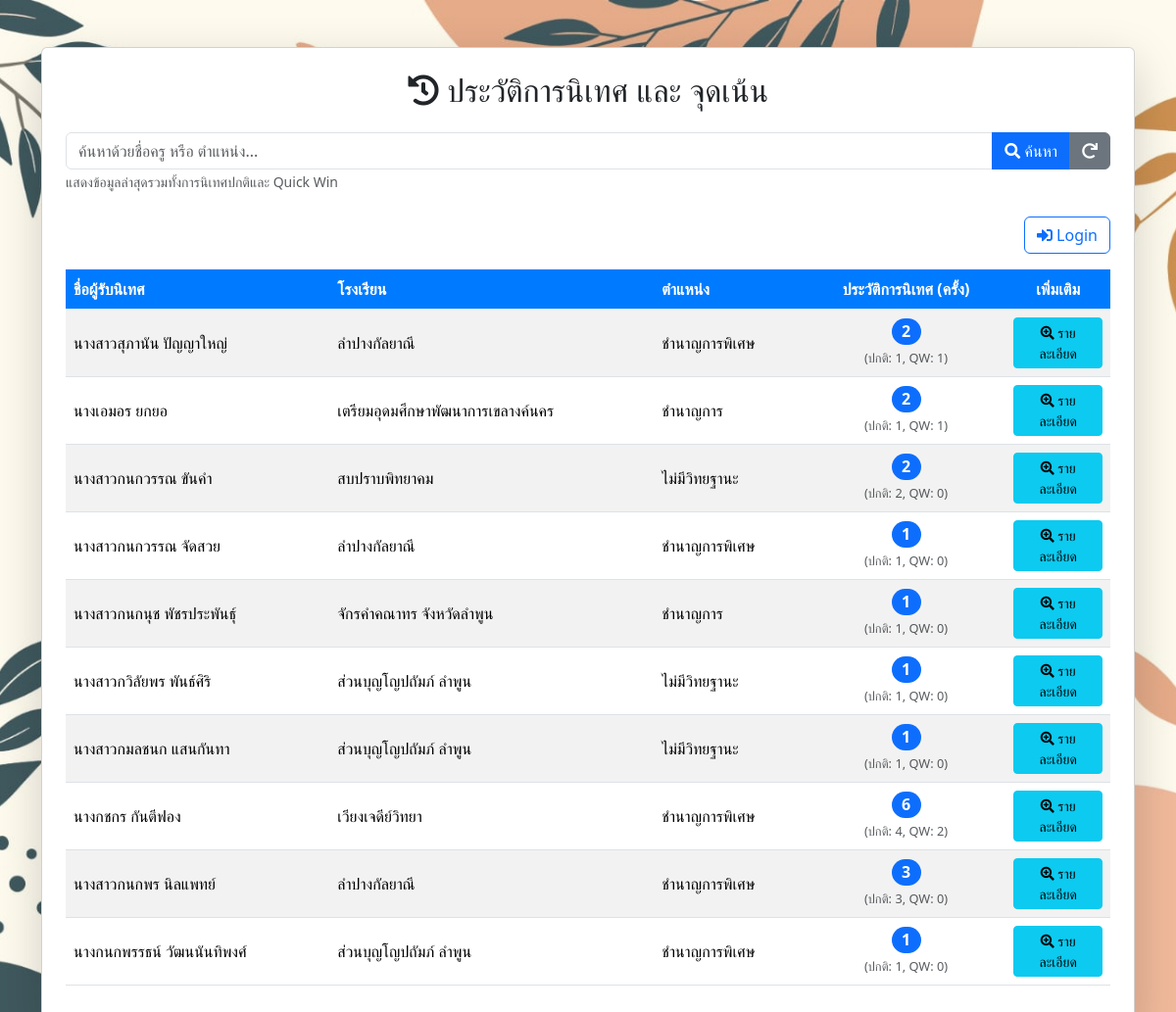
The page /history.php on the database its author committed.
### tables this page shows
CREATE TABLE `teacher` (
  `t_pid` varchar(13) NOT NULL,
  `school_id` int DEFAULT NULL,
  `prefix_id` varchar(3) DEFAULT NULL,
  `PrefixName` varchar(100) DEFAULT NULL,
  `fname` varchar(100) DEFAULT NULL,
  `lname` varchar(100) DEFAULT NULL,
  `adm_rank_id` int DEFAULT NULL,
  `adm_name` varchar(100) DEFAULT NULL,
  `learning_group_id` int DEFAULT NULL,
  `learning_group` varchar(255) DEFAULT NULL,
  `major_subject` varchar(255) DEFAULT NULL
);

CREATE TABLE `school` (
  `school_id` int DEFAULT NULL,
  `SchoolName` varchar(255) DEFAULT NULL,
  `SchoolGroup` int DEFAULT NULL
);

### history.php (the view, shortened to what this page needs)
<?php
require_once 'config/db_connect.php';
$search_name = isset($_GET['search_name']) ? trim($_GET['search_name']) : '';
$results = [];
$sql = "SELECT
            t.t_pid AS teacher_t_pid,
            CONCAT(IFNULL(t.PrefixName,''), t.fname, ' ', t.lname) AS teacher_full_name,
            t.adm_name AS teacher_position,
            s_school.SchoolName AS t_school,
            -- นับจำนวนการนิเทศปกติ
            (SELECT COUNT(*) FROM supervision_sessions WHERE teacher_t_pid = t.t_pid) AS count_normal,
            -- นับจำนวน Quick Win
            (SELECT COUNT(*) FROM quick_win WHERE t_id = t.t_pid) AS count_quickwin,
            -- หาวันที่ล่าสุด (เปรียบเทียบระหว่าง ปกติ กับ Quick Win)
            GREATEST(
                IFNULL((SELECT MAX(supervision_date) FROM supervision_sessions WHERE teacher_t_pid = t.t_pid), '0000-00-00'),
                IFNULL((SELECT MAX(supervision_date) FROM quick_win WHERE t_id = t.t_pid), '0000-00-00')
            ) AS latest_date
        FROM teacher t
        LEFT JOIN school s_school ON t.school_id = s_school.school_id
        WHERE
            -- เงื่อนไข: ต้องมีประวัติอย่างใดอย่างหนึ่ง
            (
                t.t_pid IN (SELECT teacher_t_pid FROM supervision_sessions)
                OR
                t.t_pid IN (SELECT t_id FROM quick_win)
            )
        ";
$sql .= " ORDER BY latest_date DESC";
if (empty($search_name)) {
    $sql .= " LIMIT 10";
}
$stmt = $conn->prepare($sql);
$stmt->execute();
$result = $stmt->get_result();
if ($result->num_rows > 0) {
    while ($row = $result->fetch_assoc()) {
        $results[] = $row;
    }
}
?>
<!DOCTYPE html>
<html lang="th">
<head>
    <link href="https://cdn.jsdelivr.net/npm/bootstrap@5.3.3/dist/css/bootstrap.min.css" rel="stylesheet">
    <link rel="stylesheet" href="https://cdnjs.cloudflare.com/ajax/libs/font-awesome/5.15.4/css/all.min.css">
    <link rel="stylesheet" href="css/styles.css">
</head>
<body>
    <div class="container mt-5">
        <div class="card shadow-lg p-4">
            <h2 class="card-title text-center mb-4">
                <i class="fas fa-history"></i> ประวัติการนิเทศ และ จุดเน้น
            </h2>
            <form method="GET" action="history.php" class="mb-4">
                <div class="input-group">
                    <input type="text" class="form-control" placeholder="ค้นหาด้วยชื่อครู หรือ ตำแหน่ง..." name="search_name" value="<?php echo htmlspecialchars($search_name); ?>">
                    <button class="btn btn-primary" type="submit"><i class="fas fa-search"></i> ค้นหา</button>
                    <a href="history.php" class="btn btn-secondary" title="แสดงรายการทั้งหมด">
                        <i class="fas fa-redo"></i>
                    </a>
                </div>
                <small class="form-text text-muted">แสดงข้อมูลล่าสุดรวมทั้งการนิเทศปกติและ Quick Win</small>
            </form>
            <?php if (isset($_SESSION['is_logged_in']) && $_SESSION['is_logged_in'] === true): ?>
                <div class="d-flex justify-content-end align-items-center mb-3 gap-2">
                    <a href="supervision_start.php" class="btn btn-success">
                        <i class="fas fa-plus-circle"></i> บันทึกการนิเทศ
                    </a>
                    <a href="graphs/satisfaction_dashboard.php" class="btn btn-info">
                        <i class="fas fa-chart-pie"></i> Dashboard
                    </a>
                    <a href="logout.php" class="btn btn-danger">
                        <i class="fas fa-sign-out-alt"></i> ออกจากระบบ
                    </a>
                </div>
            <?php else: ?>
                <div class="d-flex justify-content-end align-items-center mb-3">
                    <a href="login.php" class="btn btn-outline-primary">
                        <i class="fas fa-sign-in-alt"></i> Login
                    </a>
                </div>
            <?php endif; ?>
            <div class="table-responsive">
                <table class="table table-striped table-hover table-custom align-middle">
                    <thead>
                        <tr>
                            <th scope="col">ชื่อผู้รับนิเทศ</th>
                            <th scope="col">โรงเรียน</th>
                            <th scope="col">ตำแหน่ง</th>
                            <th scope="col" class="text-center">ประวัติการนิเทศ (ครั้ง)</th>
                            <th scope="col" class="text-center" style="width: 10%;">เพิ่มเติม</th>
                        </tr>
                    </thead>
                    <tbody>
                        <?php if (empty($results)) : ?>
                            <tr>
                                <td colspan="6" class="text-center text-danger fw-bold">
                                    <?php echo !empty($search_name) ? "ไม่พบข้อมูลที่ตรงกับการค้นหา: \"" . htmlspecialchars($search_name) . "\"" : "ไม่พบประวัติการนิเทศในระบบ"; ?>
                                </td>
                            </tr>
                        <?php else : ?>
                            <?php foreach ($results as $row) :
                                $total_count = $row['count_normal'] + $row['count_quickwin'];
                            ?>
                                <tr>
                                    <td><?php echo htmlspecialchars($row['teacher_full_name']); ?></td>
                                    <td><?php echo htmlspecialchars($row['t_school']); ?></td>
                                    <td><?php echo htmlspecialchars($row['teacher_position']); ?></td>
                                    <td class="text-center">
                                        <span class="badge bg-primary rounded-pill fs-6"><?php echo $total_count; ?></span>
                                        <br>
                                        <small class="text-muted" style="font-size: 0.8rem;">
                                            (ปกติ: <?php echo $row['count_normal']; ?>, QW: <?php echo $row['count_quickwin']; ?>)
                                        </small>
                                    </td>
                                    <td class="text-center">
                                        <form action="session_details.php" method="POST" style="display: inline;">
                                            <button type="submit" class="btn btn-sm btn-info" title="ดูรายละเอียดประวัติทั้งหมด">
                                                <i class="fas fa-search-plus"></i> รายละเอียด
                                            </button>
                                        </form>
                                    </td>
                                </tr>
                            <?php endforeach; ?>
                        <?php endif; ?>
                    </tbody>
                </table>
            </div>
        </div>
    </div>
</body>
</html>

### css/styles.css (style rules this page uses)
body { background-image: url('../images/bg001.jpg'); background-size: cover; background-repeat: no-repeat; background-position: center center; background-attachment: fixed; background-color: #f8f9fa; }

### history.php (style rules this page uses)
.table-custom th { background-color: #007bff; color: white; vertical-align: middle; }
.table-custom td { vertical-align: middle; }

### rows shown on the page
teacher: teacher_full_name "นางสาวสุภานัน ปัญญาใหญ่", school.SchoolName "ลำปางกัลยาณี", adm_name "ชำนาญการพิเศษ", total_count "2", count_normal "1", count_quickwin "1"
teacher: teacher_full_name "นางเอมอร ยกยอ", school.SchoolName "เตรียมอุดมศึกษาพัฒนาการเขลางค์นคร", adm_name "ชำนาญการ", total_count "2", count_normal "1", count_quickwin "1"
teacher: teacher_full_name "นางสาวกนกวรรณ ขันคำ", school.SchoolName "สบปราบพิทยาคม", adm_name "ไม่มีวิทยฐานะ", total_count "2", count_normal "2", count_quickwin "0"
teacher: teacher_full_name "นางสาวกนกวรรณ จัดสวย", school.SchoolName "ลำปางกัลยาณี", adm_name "ชำนาญการพิเศษ", total_count "1", count_normal "1", count_quickwin "0"
teacher: teacher_full_name "นางสาวกนกนุช พัชรประพันธุ์", school.SchoolName "จักรคำคณาทร จังหวัดลำพูน", adm_name "ชำนาญการ", total_count "1", count_normal "1", count_quickwin "0"
teacher: teacher_full_name "นางสาวกวิลัยพร พันธ์ศิริ", school.SchoolName "ส่วนบุญโญปถัมภ์ ลำพูน", adm_name "ไม่มีวิทยฐานะ", total_count "1", count_normal "1", count_quickwin "0"
teacher: teacher_full_name "นางสาวกมลชนก แสนกันทา", school.SchoolName "ส่วนบุญโญปถัมภ์ ลำพูน", adm_name "ไม่มีวิทยฐานะ", total_count "1", count_normal "1", count_quickwin "0"
teacher: teacher_full_name "นางกชกร กันตีฟอง", school.SchoolName "เวียงเจดีย์วิทยา", adm_name "ชำนาญการพิเศษ", total_count "6", count_normal "4", count_quickwin "2"
teacher: teacher_full_name "นางสาวกนกพร นิลแพทย์", school.SchoolName "ลำปางกัลยาณี", adm_name "ชำนาญการพิเศษ", total_count "3", count_normal "3", count_quickwin "0"
teacher: teacher_full_name "นางกนกพรรธน์ วัฒนนันทิพงศ์", school.SchoolName "ส่วนบุญโญปถัมภ์ ลำพูน", adm_name "ชำนาญการพิเศษ", total_count "1", count_normal "1", count_quickwin "0"
